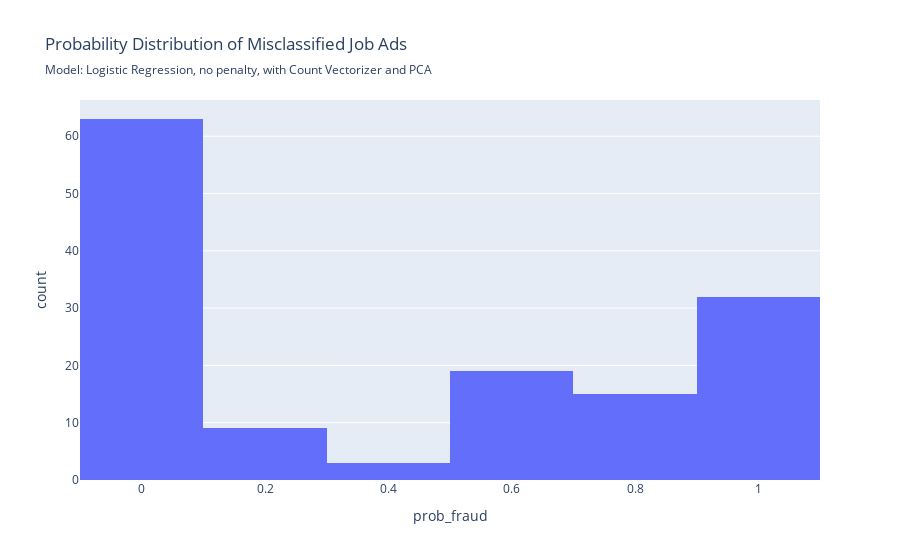

Notebook code for this chart:
### Code cell
evaluate_model(model_log_pca_500, X_test, y_test, 
               fig_subtitle= 'Model: Logistic Regression, no penalty, with Count Vectorizer and PCA', 
               short_name='log', save_figs=True)

### Figure 1 — Plotly figure (JSON) as saved in the notebook; plotly's stock layout.template omitted (floating-point values rounded to 4 significant figures; data arrays with more than 128 entries replaced by an {"elided": "..."} marker saying what was removed)
{"data": [{"bingroup": "x", "hovertemplate": "prob_fraud=%{x}<br>count=%{y}<extra></extra>", "legendgroup": "", "marker": {"color": "#636efa", "pattern": {"shape": ""}}, "name": "", "orientation": "v", "showlegend": false, "type": "histogram", "x": {"elided": "141 float values"}, "xaxis": "x", "yaxis": "y"}], "layout": {"barmode": "relative", "legend": {"tracegroupgap": 0}, "title": {"subtitle": {"text": "Model: Logistic Regression, no penalty, with Count Vectorizer and PCA"}, "text": "Probability Distribution of Misclassified Job Ads"}, "xaxis": {"anchor": "y", "domain": [0, 1], "title": {"text": "prob_fraud"}}, "yaxis": {"anchor": "x", "domain": [0, 1], "title": {"text": "count"}}}}
